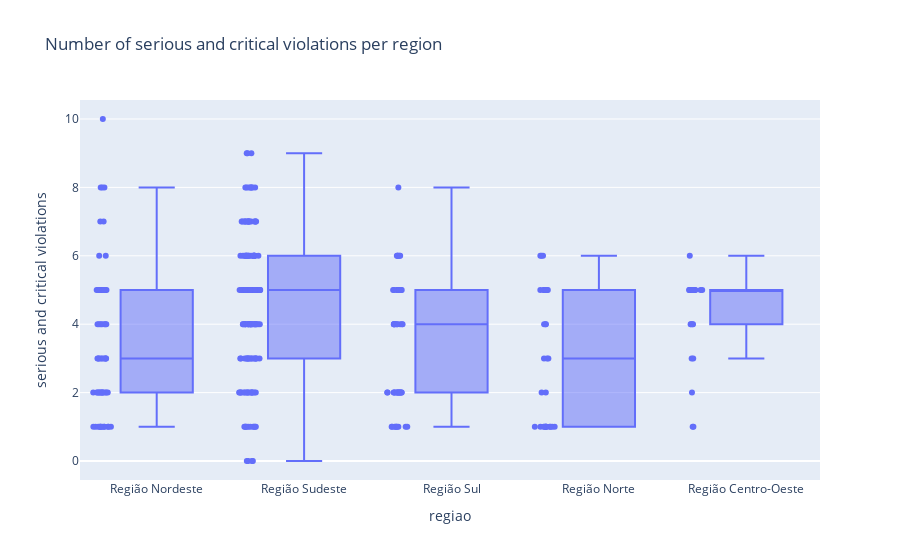

The notebook cell this image was saved under:
### Markdown cell above
As regiões com as maiores médias e medianas de problemas críticos ou graves encontrados são Sudeste (média: 4.48; mediana: 5) e Centro-Oeste (média: 4.22; mediana: 5).

Se destacam com as menores proporções de erros críticos ou graves as regiões Norte (média: 2,93; mediana: 3) e Nordeste (média: 3,47; mediana: 3).

### Code cell
from scipy.stats import kruskal

critical_or_serious_regions = list()

for region in ["Norte", "Nordeste", "Centro-Oeste", "Sudeste", "Sul"]:
    critical_or_serious_region = (
        violations_rank
        .query(
            "regiao.str.contains(@region)", engine="python"
        )["critical_or_serious"]
    )
    critical_or_serious_regions.append(critical_or_serious_region)
    print(
        f"A média de erros sérios ou críticos para a Região {region} é de "
        f"{critical_or_serious_region.mean():.2f} (mediana: "
        f"{critical_or_serious_region.median():.0f})."
    )

regions_kruskal = kruskal(*critical_or_serious_regions)

if regions_kruskal.pvalue <= 0.05:
    print(
        "É possível afirmar que pelo menos uma das regiões têm mediana "
        f"distinta das demais (p={regions_kruskal.pvalue:.1e})"
    )

px.box(
    violations_rank,
    x="regiao",
    y="critical_or_serious",
    points="all",
    title="Number of serious and critical violations per region",
    labels={
        "critical_or_serious": "serious and critical violations",
        "populacao_2020": "estimated population",
    },
)

### Figure 1 — Plotly figure (JSON) as saved in the notebook; plotly's stock layout.template omitted (floating-point values rounded to 4 significant figures; data arrays with more than 128 entries replaced by an {"elided": "..."} marker saying what was removed)
{"data": [{"alignmentgroup": "True", "boxpoints": "all", "hovertemplate": "regiao=%{x}<br>serious and critical violations=%{y}<extra></extra>", "legendgroup": "", "marker": {"color": "#636efa"}, "name": "", "notched": false, "offsetgroup": "", "orientation": "v", "showlegend": false, "type": "box", "x": {"elided": "310 str values"}, "x0": " ", "xaxis": "x", "y": {"elided": "310 int values"}, "y0": " ", "yaxis": "y"}], "layout": {"boxmode": "group", "legend": {"tracegroupgap": 0}, "title": {"text": "Number of serious and critical violations per region"}, "xaxis": {"anchor": "y", "domain": [0, 1], "title": {"text": "regiao"}}, "yaxis": {"anchor": "x", "domain": [0, 1], "title": {"text": "serious and critical violations"}}}}
